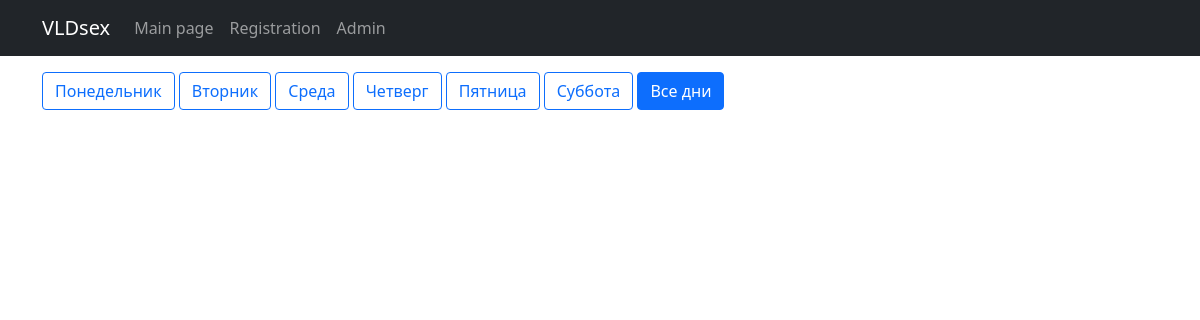
Before: / with the older database file.
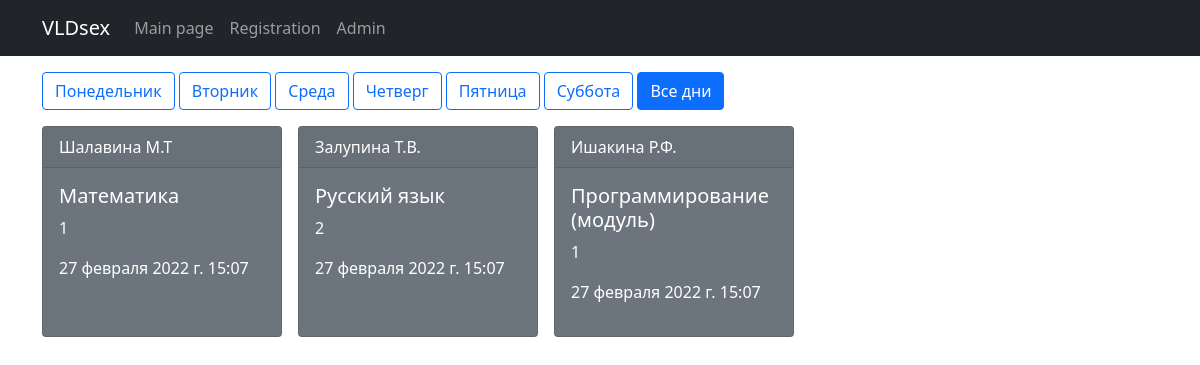
After: the same page with the newer database file.
### smartapp/models.py (models this page shows, shortened)
class Lesson(models.Model):
    idGroup = models.ForeignKey(Group, on_delete=models.CASCADE)
    idDiscipline = models.ForeignKey(Discipline, on_delete=models.CASCADE)
    idTeacher = models.ForeignKey(Teacher, on_delete=models.CASCADE)
    idHomework = models.ForeignKey(Homework, blank=True, null=True, on_delete=models.CASCADE)
    idComment = models.ForeignKey(Comment, blank=True, null=True, on_delete=models.CASCADE)
    datetime = models.DateTimeField()

class Teacher(models.Model):
    FIO = models.CharField(max_length=255)
    def __str__(self):
        return self.FIO

class Discipline(models.Model):
    disc_title = models.CharField(max_length=255)
    def __str__(self):
        return self.disc_title

class Group(models.Model):
    number = models.CharField(max_length=10)
    def __str__(self):
        return self.number

### smartapp/views.py (the view)
# urls.py: path('', index, name='home'),
def index(request):
    torrents = Lesson.objects.all()
    return render(request, 'smartapp/index.html', {'title': 'Главная страница', 'content': torrents})

### smartapp/templates/smartapp/index.html (shortened to what this page needs)
{% extends 'smartapp/basetempl.html' %}
{% block content %}
    <button type="button" class="btn btn-outline-primary mb-3" onclick='func(0)'>Понедельник</button>
    <button type="button" class="btn btn-outline-primary mb-3" onclick='func(1)'>Вторник</button>
    <button type="button" class="btn btn-outline-primary mb-3" onclick='func(2)'>Среда</button>
    <button type="button" class="btn btn-outline-primary mb-3" onclick='func(3)'>Четверг</button>
    <button type="button" class="btn btn-outline-primary mb-3" onclick='func(4)'>Пятница</button>
    <button type="button" class="btn btn-outline-primary mb-3" onclick='func(5)'>Суббота</button>
    <button type="button" class="btn btn-outline-primary mb-3" onclick='func(6)'>Все дни</button>
    <div class="d-flex flex-wrap ml-3" style="width: 100%;">
    {% for tor in content %}
        <div class="card text-white bg-secondary mb-3 me-3" style="width: 15rem;">
          <div class="card-header">{{ tor.idTeacher }}</div>
          <div class="card-body">
            <h5 class="card-title">{{ tor.idDiscipline }}</h5>
            <p class="card-text">{{ tor.idGroup }}</p>
            <p class="card-text">{{ tor.datetime }}</p>
          </div>
        </div>
    {% endfor %}
    </div>
{% endblock %}

### smartapp/templates/smartapp/basetempl.html (shortened to what this page needs)
<!doctype html>
<html lang="ru">
<head>
    <link href="https://cdn.jsdelivr.net/npm/bootstrap@5.0.1/dist/css/bootstrap.min.css" rel="stylesheet">
</head>
<body class="">
    <nav class="navbar navbar-expand-md navbar-dark bg-dark mb-3">
      <div class="container">
        <a class="navbar-brand" href="{% url 'home' %}">VLDsex</a>
        <div class="collapse navbar-collapse" id="navbarsExampleDefault">
          <ul class="navbar-nav mr-auto mb-2 mb-md-0">
              <li class="nav-item active">
                  <a class="nav-link" aria-current="page" href="{% url 'home' %}">Main page</a>
              </li>
              <li class="nav-item">
                  <a class="nav-link">Registration</a>
              </li>
              <li class="nav-item">
                  <a class="nav-link" aria-current="page" href="admin">Admin</a>
              </li>
          </ul>
        </div>
      </div>
    </nav>
    <div id="content" class="container">
        {% block content %}{% endblock %}
    </div>
</body>
</html>

### smartapp/templates/smartapp/basetempl.html (style rules this page uses)
* { user-select: none; }

Changed rows visible on the page:
added Lesson: idTeacher "Шалавина М.Т", idDiscipline "Математика", idGroup "1", datetime "27 февраля 2022 г. 15:07"
added Lesson: idTeacher "Залупина Т.В.", idDiscipline "Русский язык", idGroup "2", datetime "27 февраля 2022 г. 15:07"
added Lesson: idTeacher "Ишакина Р.Ф.", idDiscipline "Программирование (модуль)", idGroup "1", datetime "27 февраля 2022 г. 15:07"
